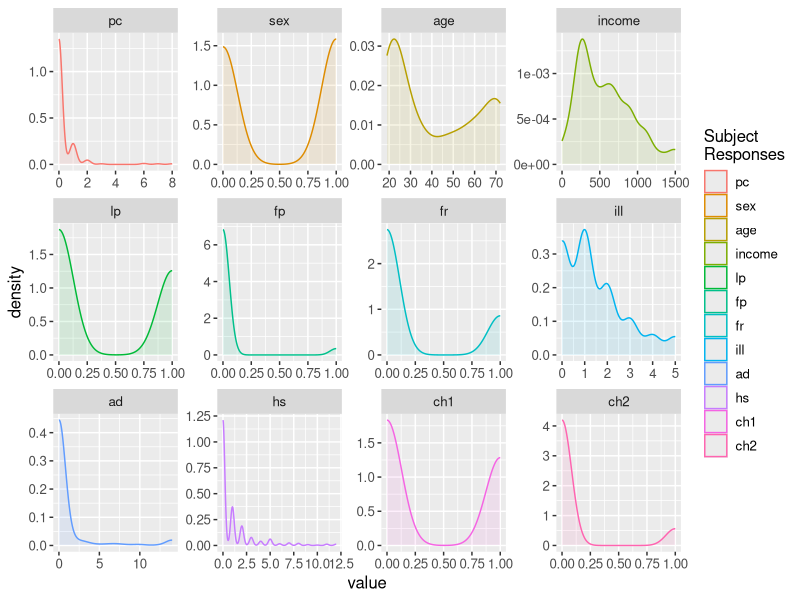
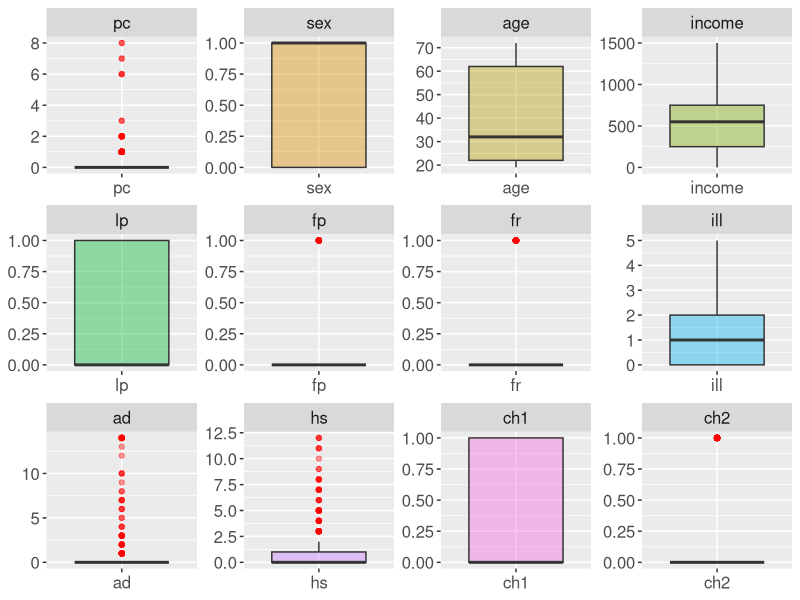
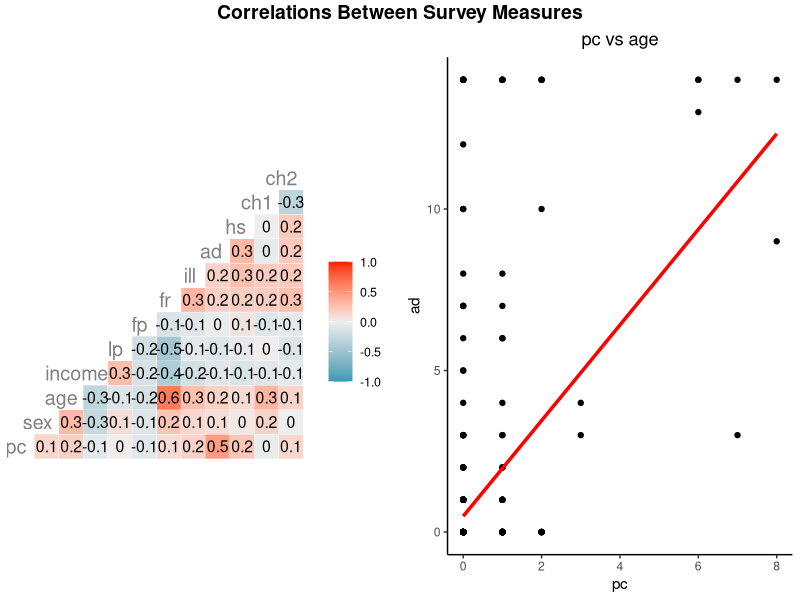
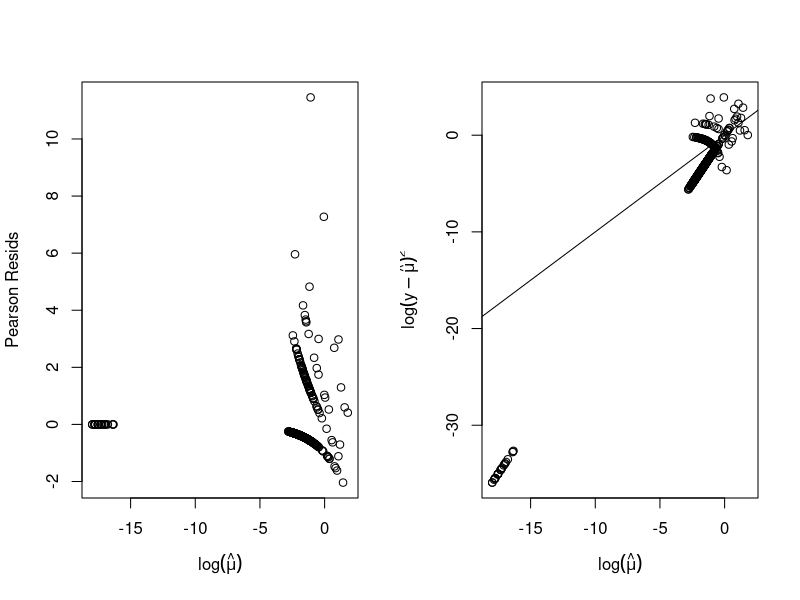
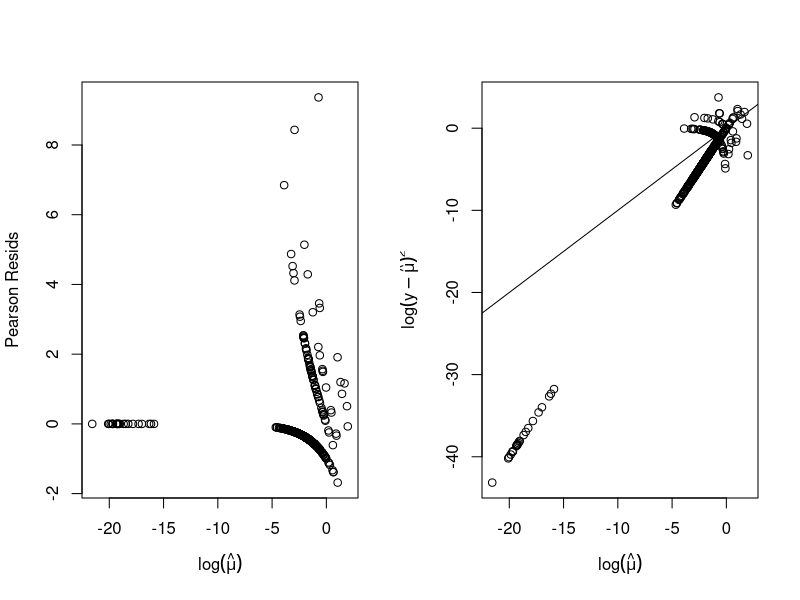
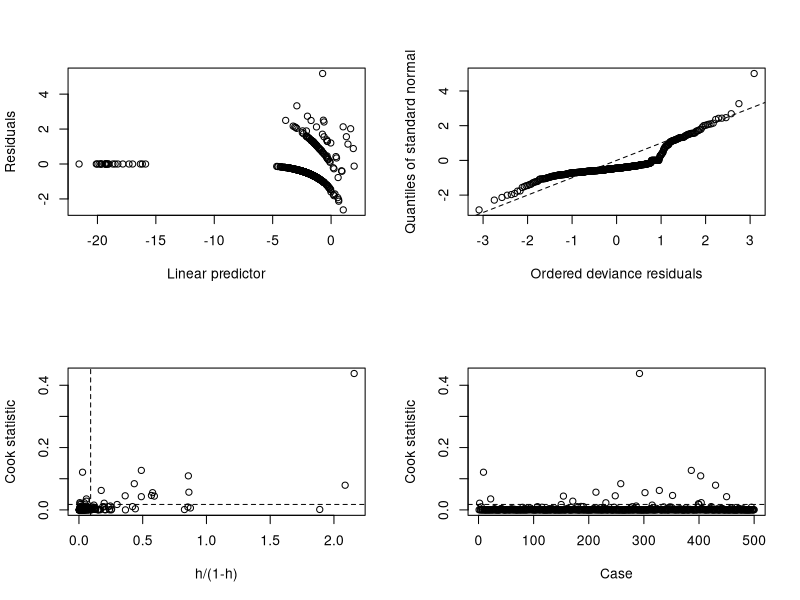
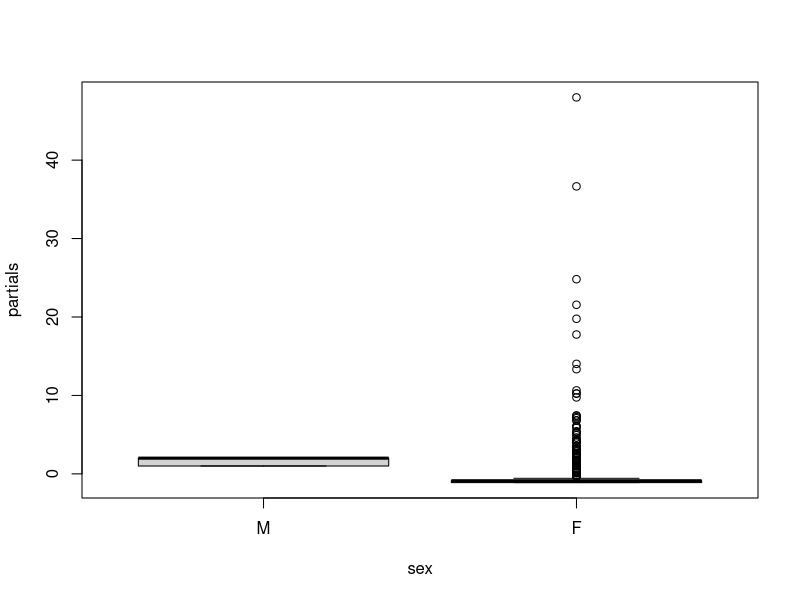
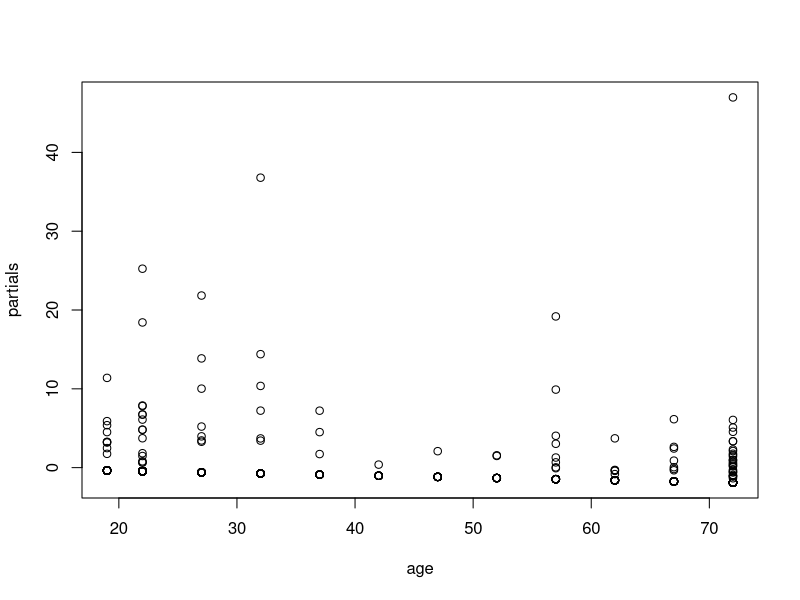

These figures' R source, in order: (Note: this script raises an error after producing the figures.)
## ---- chunk 1
knitr::opts_chunk$set(echo = TRUE)

library(tidyverse)
library(ggplot2)
library(GGally)
library(dplyr)
library(ggpubr)
## ---- chunk 2

#Change working directory depending if on Mac vs Windows

tryCatch({
  setwd("/Users/owner/Desktop/PSTAT")},
  error = function(e) {
    print('Path for Mac working directory not found, trying Windows...')
    setwd("D:/PSTAT/")})
## ---- chunk 3
pharmacy_data <- read.table("pharmacist.txt",header = T)

pharmacy_data$age <- pharmacy_data$age*100
pharmacy_data$income <- pharmacy_data$income*1000

#inspect first few rows
head(pharmacy_data)

## ---- chunk 4
getMode = function(x){
    ta = table(x)
    tam = max(ta)
    if (all(ta == tam))
         mod = NA
    else
         if(is.numeric(x))
    mod = as.numeric(names(ta)[ta == tam])
    else
         mod = names(ta)[ta == tam]
    return(mod)
}

means <- apply(pharmacy_data,2,mean)
mode <- apply(pharmacy_data,2, getMode)
med <- apply(pharmacy_data,2,median)
variance <- apply(pharmacy_data,2, function(x) round(var(x),2))

as.data.frame(cbind(means,mode,med,variance))
## ---- chunk 5
library(reshape2)

long_df=melt(pharmacy_data)
kernel_plots <- ggplot(long_df, aes(value, colour = variable)) + 
  geom_density(aes(fill=variable),alpha = 0.1)+
  facet_wrap(~variable, scales = "free") + 
  labs(color = 'Subject\nResponses') + guides(fill=F) + 
  theme(text = element_text(size = 12))

kernel_plots
## ---- chunk 6
cov.boxs <- ggplot(stack(pharmacy_data), aes(x = ind, y = values, fill = ind)) +
  geom_boxplot(outlier.color = 'red', alpha = 0.4) + facet_wrap(~ind, scales = 'free')+
  theme(legend.position = "none", axis.title = element_blank(), text = element_text(size = 15))
cov.boxs
## ---- chunk 7
library(Hmisc)

my_fn <- function(data, mapping, pts=list(), smt=list(), ...){
  ggplot(data = data, mapping = mapping, ...) + 
    do.call(geom_point, pts) +
    do.call(geom_smooth, smt) 
}

#p-values of correlations
rcorr(as.matrix(pharmacy_data), type = c('pearson'))

all_corr <- ggcorr(pharmacy_data, geom = "tile", label = T, hjust = .8, size = 5, color = "grey50")

# only plot the interesting correlations between pc, age, ad
p1 <- ggplot(pharmacy_data, aes(x = pc, y = ad)) +
  geom_point() + geom_smooth(method = 'lm', se = F, size = 1.2, color = 'red', alpha = 0.5)+
  labs(title = 'pc vs age') + theme_classic() + theme(plot.title = element_text(hjust = 0.5))
# 
# p2 <- ggplot(pharmacy_data, aes(x = age, y = fr)) +
#   geom_point() + geom_smooth(method = 'lm', se = F, size = 1.2, color = 'green', alpha = 0.5) + 
#   labs(title = 'age vs fr') + theme_classic() +  theme(plot.title = element_text(hjust = 0.5))
# 
# p3 <- ggplot(pharmacy_data, aes(x = lp, y = fr)) +
#   geom_point() + geom_smooth(method = 'lm', se = F, size = 1.2, color = 'blue', alpha = 0.5) +
#   labs(title = 'lp vs fr') + theme_classic() +  theme(plot.title = element_text(hjust = 0.5))

int_corr <- ggarrange(all_corr,p1, nrow = 1, ncol = 2)


annotate_figure(int_corr, top =text_grob ("Correlations Between Survey Measures", face = "bold", size = 14))
## ---- chunk 8

#if mean and variance are the same, then poisson is the possible random. If variance greater, then negative binom is random
funs <- function(x) { c(mean = mean(x), var=var(x))} 
descrips <- as.data.frame(sapply(pharmacy_data, funs))
descrips
## ---- chunk 9
fit1 <- glm(pc ~ ., family = 'poisson', data = pharmacy_data)

summary(fit1)

#check phi for over dispersion
rp <- residuals(fit1,type = 'pearson') #phi tilde numerator

phi_hat <- fit1$deviance/fit1$df.residual
phi_tilde <- sum(rp^2)/fit1$df.residual

fit1.phi <- as.data.frame(cbind('hat'=phi_hat,'tilde'=phi_tilde))
fit1.phi

#check for overdispersion using residuals
fv <- fitted(fit1)

par(mfrow = c(1,2))

plot(log(fv), rp, xlab = expression(log(hat(mu))),
     ylab = "Pearson Resids")
plot(log(fv), log(residuals(fit1, type = 'response')^2), xlab = expression(log(hat(mu))),
     ylab = expression(log(y - hat(mu))^2))
abline(0,1)
## ---- chunk 10
library(MASS)
fit2 <- stepAIC(fit1, direction = 'both',trace =F)
summary(fit2)
## ---- chunk 11

anova(fit1,fit2, test = 'Chi')
## ---- chunk 12
pharmacy_data$sex <- factor(pharmacy_data$sex, labels = c('M','F'))
pharmacy_data$lp <- factor(pharmacy_data$lp, labels = c('uncovered','covered'))
pharmacy_data$fp <- factor(pharmacy_data$fp, labels = c('nonprivatePharm','privatePharm'))
pharmacy_data$fr <- factor(pharmacy_data$fr, labels = c('nonprivate','private'))
pharmacy_data$ch1 <- factor(pharmacy_data$ch1, labels = c('nonChronic1','chronicNoLim'))
pharmacy_data$ch2 <- factor(pharmacy_data$ch2, labels = c('nonChronic2','chronicLim'))

## ---- chunk 13
fit3 <- glm(pc ~ ., data = pharmacy_data, family = 'poisson')
summary(fit3)
## ---- chunk 14
fit3.2 <- stepAIC(fit3, direction = 'both',trace = F)
summary(fit3.2)
## ---- chunk 15
anova(fit2,fit3.2, test = 'Chisq')
## ---- chunk 16
fit4 <- stepAIC(fit1, ~ .^2, direction = 'both', trace = F)
summary(fit4)
## ---- chunk 17
anova(fit2,fit4, test = 'Chi')
## ---- chunk 18
rp <- residuals(fit4,type = 'pearson') #phi tilde numerator

phi_hat <- fit4$deviance/fit4$df.residual
phi_tilde <- sum(rp^2)/fit4$df.residual

fit4.phi <- as.data.frame(cbind('hat'=phi_hat,'tilde'=phi_tilde))
fit4.phi

#check for overdispersion using residuals
fv <- fitted(fit4)

par(mfrow = c(1,2))

plot(log(fv), rp, xlab = expression(log(hat(mu))),
     ylab = "Pearson Resids")
plot(log(fv), log(residuals(fit4, type = 'response')^2), xlab = expression(log(hat(mu))),
     ylab = expression(log(y - hat(mu))^2))
abline(0,1)
## ---- chunk 19
library(boot)
glm.diag.plots(fit4)
## ---- chunk 20
fit4.partials <- residuals(fit4,type = 'partial')

f <- sapply(pharmacy_data, is.factor)
#par(mfrow = c(5,4))
for (iCol in colnames(pharmacy_data)){
  col_pos <- match(iCol, colnames(fit4.partials))
  if (is.na(col_pos)){
    next
  }
  
  if (f[iCol]){
    boxplot(pharmacy_data[,iCol], fit4.partials[,col_pos], ylab='partials', names=levels(pharmacy_data[,iCol]), xlab = iCol)
  } else {
    plot(pharmacy_data[,iCol],fit4.partials[,col_pos], ylab='partials', xlab = iCol)
    #lines(smooth.spline(pharmacy_data[,iCol],fit4.partials[,iCol]), col = 'red', tol = 10000, lwd = 2,
          #lty = 2)
  }
  
}
## ---- chunk 21
plot(exp(fv), pharmacy_data[,'pc'], ylab = 'pc', xlab = 'exp(fitted values)')
lines(smooth.spline(exp(fv),pharmacy_data[,'pc']), col = 'red', lwd = 2)
#identify(exp(fv), pharmacy_data[,'pc'], labels = name)
## ---- chunk 22
library(car)

#greater than 5-10 is bad
vif(fit4)
## ---- chunk 23
library(glmnet)

y <- pharmacy_data$pc

X <- model.matrix(fit4, data = pharmacy_data)[,-1]

lassoMod <- glmnet(X,y,family='poisson', alpha = 1, lambda.min=0, nlambda=101)

fit.lasso.cv <- cv.glmnet(X, y, lambda.min=0, nlambda=101, nfolds = nrow(pharmacy_data)) 
plot(fit.lasso.cv)

plot(lassoMod, label = T, xvar = "lambda")
text(-10,coef(lassoMod)[-1,length(lassoMod$lambda)]-0.05,labels=colnames(X),cex=1.1) 
mtext("CV estimate", side=1, at=log(fit.lasso.cv$lambda.min), cex=.8)
abline(v=log(fit.lasso.cv$lambda.min), col="red")
abline(h = 0, lty = 2, col = 'black')
## ---- chunk 24
tmp_coeffs <- coef(fit.lasso.cv, s = "lambda.min")
data.frame(name = tmp_coeffs@Dimnames[[1]][tmp_coeffs@i + 1], coefficient = tmp_coeffs@x)

## ---- chunk 25

fit5cv <- glm(pc ~ sex*age + ad * hs, data = pharmacy_data, family = 'poisson')
summary(fit5cv)

## ---- chunk 26
anova(fit4, fit5cv, test = 'Cp')
## ---- chunk 27
#useful functions
null.model <- glm(pc ~ 1, data = pharmacy_data, family='poisson')

# p-value for overall model fit
calcPval <- function(x){
  compare.null <- anova(null.model,x, test = 'Chi')
  pVal_raw <- compare.null$`Pr(>Chi)`[2]
  pVal <- formatC(pVal_raw, format = 'e', digits = 2)
  return(pVal)
}

compute_PhiTil <- function(x){
  pear_resid <- residuals(x,type='pearson')
  tilde <- sum(pear_resid^2)/x$df.residual
  return(tilde)
}

compute_PhiHat <- function(x){
  hat <- x$deviance/x$df.residual
  return(hat)
}

extract_modNum <- function(list_mods){
  nums <- list()
  for (i in 1:length(list_mods)){
    nums[i] <- deparse(substitute(list_mods[i]))
  }
  
  return(nums)
}
  
## ---- chunk 28
models.list <- list(fit1,fit3.2,fit4,fit5cv)
models.AIC <- unlist(lapply(models.list,AIC))
models.BIC <- unlist(lapply(models.list,BIC))

#R^2 is not the same here as it is in the gaussian case. Instead of explaining the amount of variation,
#it represents the ratio of how close the fit is to being either the perfect or worst model. 
#SMALLER DEVIANCE MEANS CLOSER TO PERFECT MODEL, thus ratios closer to 1 mean better models
models.R2 <- unlist(lapply(models.list, function(x) 1-(x$deviance/x$null.deviance)))

model.performance.sumr <- data.frame("Model_Num" = c(1:length(models.list)),
                                     "Model_Name" = c("fit1","fit3.2","fit4","fit5cv"),
                                     "Formula"=unlist(lapply(models.list,function(x)
                                                            Reduce(paste,deparse(formula(x))))),
                                    "Deviance"=unlist(lapply(models.list,function(x)
                                                        summary(x)$deviance)),
                                    "R^2"=models.R2,
                                    "pF"=unlist(lapply(models.list, calcPval)),
                                    "AIC" = models.AIC,"BIC"=models.BIC,
                                    "Phi_Tild" = unlist(lapply(models.list, compute_PhiTil)),
                                    "Phi_Hat" = unlist(lapply(models.list, compute_PhiHat)))
model.performance.sumr <- model.performance.sumr[order(model.performance.sumr$BIC),]
## ---- chunk 29
anova(fit3.2,fit4, test = 'Chi')
## ---- chunk 30
#Final diagnostics

vif(fit3.2) #multicollinearity a non issue

par(mfrow = c(2,2))
plot(fit3.2)
## ---- chunk 31
fit3.3 <- update(fit3.2, subset = -c(9,292,430,400))
## ---- chunk 32
# see if we can simplify further
summary(fit3.4 <- step(fit3.3,trace = F, direction = 'both', k = log(nobs(fit3.3))))
anova(fit3.4,fit3.3, test = 'Chi')
## ---- chunk 33
termplot(fit3.4, data = pharmacy_data, partial.resid = T, col.res = 'black', cex = 1, pch = 1)
abline(h=0,lty=2, col='gray', lwd = 2)
## ---- chunk 34
fv <- fitted(fit3.4)
#response residuals are y-fitted(y)
plot(fv, residuals(fit3.4, type = 'response'), xlab = expression(log(hat(mu))),
     ylab = expression(log(y - hat(mu))^2))
lines(smooth.spline(fv,residuals(fit3.4, type = 'response')), col = 'red', lwd = 2)
## ---- chunk 35
summary(fitnb <- glm.nb(pc ~ ., data = pharmacy_data))
## ---- chunk 36
summary(fitnb.2 <- step(fitnb, trace = F, direction='both', k = log(nobs(fitnb))))
## ---- chunk 37
summary(fitnb.3 <- update(fitnb.2, subset = -c(9,292,22)))
## ---- chunk 38
vif(fitnb.3)
## ---- chunk 39
fv.nb <- fitted(fitnb.3)
plot(exp(fv.nb), exp(residuals(fitnb.3, type = 'response')), xlab = expression(log(hat(mu))),
     ylab = expression(log(y - hat(mu))^2))
lines(smooth.spline(exp(fv.nb),exp(residuals(fitnb.3, type = 'response'))), col = 'red', lwd = 2)
## ---- chunk 40
new.models <- list(fit3.3,fit3.4, fitnb.3)
new.models.BIC <- unlist(lapply(new.models,BIC))
new.models.AIC <- unlist(lapply(new.models,AIC))
new.models.R2 <- unlist(lapply(new.models, function(x) 1-(x$deviance/x$null.deviance)))

new.models.df <- data.frame("Model_Num" = c(max(model.performance.sumr$Model_Num)+1:length(new.models)),
                            "Type" = c('poisson','poisson','nB'),
                            "Model_Name" = c("fit3.3","fit3.4","fitnb.3"),
                                     "Formula"=unlist(lapply(new.models,function(x)
                                                            Reduce(paste,deparse(formula(x))))),
                                    "Deviance"=unlist(lapply(new.models,function(x)
                                                        summary(x)$deviance)),
                                    "R^2"=new.models.R2,
                                    "AIC" = new.models.AIC,"BIC"=new.models.BIC,
                                    "Phi_Tild" = unlist(lapply(new.models, compute_PhiTil)),
                                    "Phi_Hat" = unlist(lapply(new.models, compute_PhiHat)))

#drop p values comparing to null model, not very helpful here
model.performance.sumr <- model.performance.sumr[,!names(model.performance.sumr) %in% c('pF')]
model.performance.sumr$Type <- rep('poisson',nrow(model.performance.sumr))

model.performance.sumr <- rbind(model.performance.sumr,new.models.df)

model.performance.sumr <- model.performance.sumr[with(model.performance.sumr,order(-R.2,model.performance.sumr$BIC)),]

model.performance.sumr <- model.performance.sumr[,c('Model_Num','Model_Name','Type','Formula','Deviance',
                                                    'R.2','AIC','BIC','Phi_Tild','Phi_Hat')]

View(model.performance.sumr)
## ---- chunk 41
n <- 400

# pc = sex + age + fp + fr + ill + ad + hs + ch1
de.factorDF <- pharmacy_data[-1] %>% mutate_if(is.factor,as.numeric)

de.factorDF <- de.factorDF[-c(9,292,430,400),]

X <- as.data.frame(apply(de.factorDF,2,function(x) sample(min(x):max(x),n, replace = T)))

betas <- coef(fit3.4)[-1]

#mu <- exp(coef(fit3.3)[1] + rowSums(sweep(X[,names(fit3.4$model)[-1]], MARGIN = 2, betas, '*')))

X[,c('sex','fp','fr','ch1','ch2')] <- apply(X[,c('sex','fp','fr','ch1','ch2')], 2, function(x) x-1)

mu <- exp(coef(fit3.4)[1] + betas[1]*X[,'sex'] + betas[2]*X[,'fp'] + betas[3]*X[,'ill'] +
            betas[4]*X[,'ad'] + betas[5]*X[,'hs'])

#create to simulate nb later
mu.nb <- exp(coef(fitnb.3)[1] + coef(fitnb.3)[2]*X[,'sex'] + coef(fitnb.3)[3]*X[,'fp']+
               coef(fitnb.3)[4]*X[,'ill'] + coef(fitnb.3)[5]*X[,'ad'])

set.seed(23)
y <- rpois(n, lambda=mu)

X$sex <- factor(X$sex, labels = c('M','F'))
X$lp <- factor(X$lp, labels = c('uncovered','covered'))
X$fp <- factor(X$fp, labels = c('nonprivatePharm','privatePharm'))
X$fr <- factor(X$fr, labels = c('nonprivate','private'))
X$ch1 <- factor(X$ch1, labels = c('nonChronic1','chronicNoLim'))
X$ch2 <- factor(X$ch2, labels = c('nonChronic2','chronicLim'))

summary(sim <- glm(y ~ ., data = X[,names(fit3.4$model)[-1]], family = poisson(link=log)))


sim.fv <- fitted(sim)

par(mfrow=c(2,3))
plot(sim,which=c(1:6))

par(mfrow=c(2,4))
termplot(sim, partial.resid=T, col.res = 'black')
## ---- chunk 42
set.seed(123)
y.nb <- rnegbin(n,mu.nb,theta = fitnb.3$theta)

summary( sim.nb <- glm.nb(y.nb ~ ., data = X[,names(fitnb.3$model)[-1]]))

par(mfrow = c(2,3))
plot(sim.nb, which = c(1:6))

par(mfrow=c(2,4))
termplot(sim.nb, partial.resid=T, col.res = 'black')
## ---- chunk 43
pos.pred <- predict.glm(fit3.4,pharmacy_data[1,-1], type = 'response', se.fit = T)
nb.pred <- predict.glm(fitnb.3, pharmacy_data[1,-1], type = 'response', se.fit = T)

as.data.frame(cbind('pois' = unlist(pos.pred), 'nb'=unlist(nb.pred)))
## ---- chunk 44
set.seed(43)

#get quantiles for plotting
possiblities <- c(0:3)
prob.pois <- dpois(possiblities, lambda = pos.pred$fit)
prob.nb <- dnbinom(possiblities, size = fitnb.3$theta, mu = nb.pred$fit)

prob.df <- as.data.frame(cbind(possiblities,prob.pois))

prob.nb.df <- as.data.frame(cbind(possiblities,prob.nb))


pois.prob.gg <- ggplot(prob.df, aes(x=factor(possiblities), y = prob.pois, group = 1)) +
  geom_point(color= 'blue', size = 3, pch = 1) + 
  geom_col(color = 'black',fill = 'turquoise',alpha = 0.4) +
  ylim(0,1) +
  labs(x = 'Pharmacy Consultations (in 4 week period)', 
       y = 'Estimated Probability', title = 'Estimated Probability Distribution\nFor First Person',
       subtitle = '(Model 2: Poiss.)') +
  theme_bw() + theme(plot.title = element_text(hjust = 0.5, size = 14), 
                     plot.subtitle = element_text(hjust = 0.5, color = 'red', face = 'italic'))

nb.prob.gg <- ggplot(prob.nb.df, aes(x=factor(possiblities), y = prob.nb, group = 1)) +
  geom_point(color= 'black', size = 3, pch = 1) + 
  geom_col(color = 'black',fill = 'green',alpha = 0.4) +
  ylim(0,1) +
  labs(x = 'Pharmacy Consultations (in 4 week period)', 
       y = 'Estimated Probability', title = 'Estimated Probability Distribution\nFor First Person',
       subtitle = '(Model 4: Negative Bin.)') +
  theme_bw() + theme(plot.title = element_text(hjust = 0.5, size = 14), 
                     plot.subtitle = element_text(hjust = 0.5, color = 'red', face = 'italic'))

ggarrange(pois.prob.gg,nb.prob.gg)
  
## ---- chunk 45
summary(fit.qp <- glm(pc ~ ., data = pharmacy_data, family = 'quasipoisson'))
## ---- chunk 46
summary(fit.qp2 <- update(fit.qp, . ~ . -ch2 -fp -income -lp))
## ---- chunk 47
anova(fit.qp2,fit.qp, test = 'Chi')
## ---- chunk 48
fit.qp3 <- update(fit.qp2, subset = -c(9,292,400))

par(mfrow=c(2,3))
plot(fit.qp3, which = c(1:6))

par(mfrow=c(2,4))
termplot(fit.qp3, partial.resid=T, col.res = 'black')
## ---- chunk 49
par(mfrow=c(2,2))
plot(fit3.2, which=c(1,5))
plot(fitnb.2, which = c(1,5))
## ---- chunk 50
for (i in c(2:6)){
  for (j in c(2:6)){
    if (i != j){
      print(cat(paste(names(coef(fit3.4))[i],'vs',names(coef(fit3.4)[j]),'\n')))
      print(wald.test(vcov(fit3.4), coef(fit3.4), Terms = c(i,j)))
    }
  }
}
